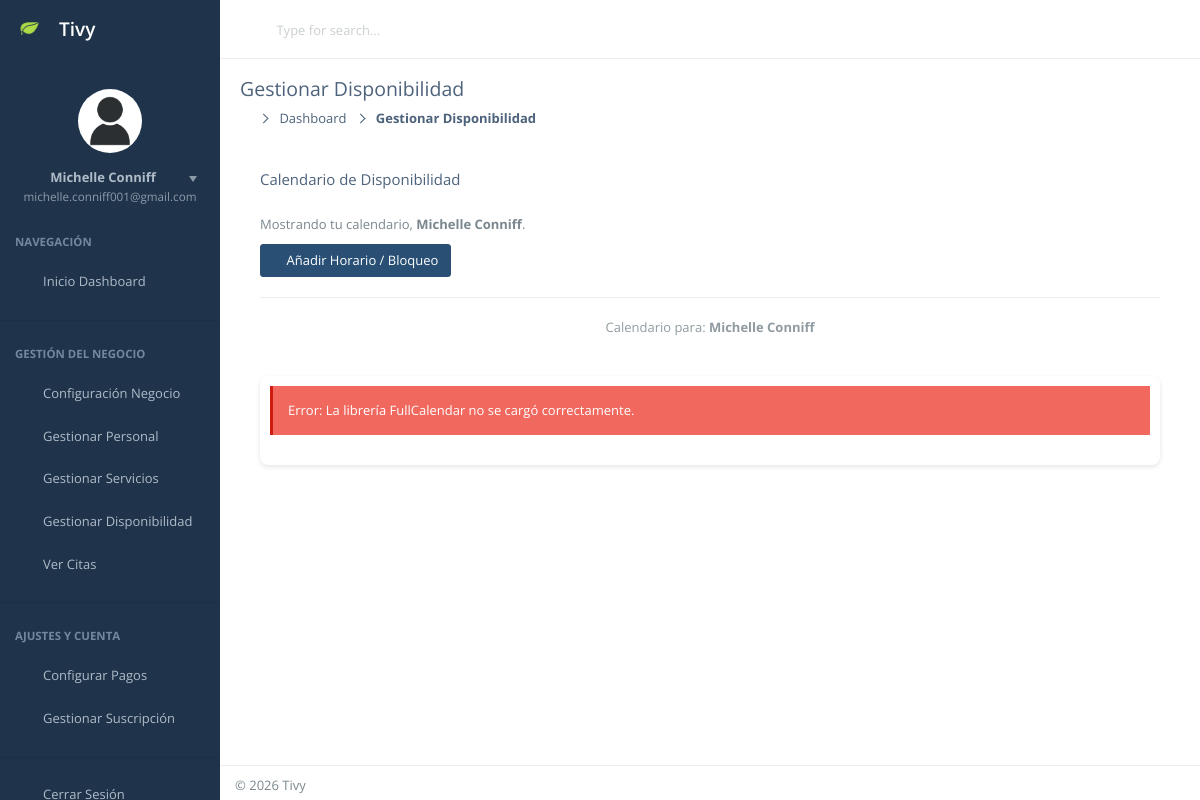
/dashboard/disponibilidad/ (signed in), run on the app's committed database.
### CoreApps/users/models.py (models this page shows, shortened)
class StaffMember(models.Model):
    business = models.ForeignKey(Business, on_delete=models.CASCADE, related_name='staff_members')
    user = models.OneToOneField(User, on_delete=models.SET_NULL, null=True, blank=True, related_name='staff_profile', help_text="Cuenta de usuario para que el personal inicie sesión (opcional).")
    name = models.CharField(max_length=150, help_text="Nombre del miembro del personal (Ej: Ana Pérez).")
    photo = models.ImageField(upload_to='staff/photos/', null=True, blank=True)
    bio = models.TextField(blank=True)
    is_active = models.BooleanField(default=True)

class User(AbstractUser):
    email = models.EmailField(unique=True, help_text="El email será el nombre de usuario único.")
    profile_image = models.ImageField(
        upload_to='users/profile_pics/',
        null=True,
        blank=True,
        help_text="Foto de perfil del usuario."
    )
    phone_number = models.CharField(max_length=20, blank=True, help_text="Número de teléfono del usuario.")
    USERNAME_FIELD = 'email'
    REQUIRED_FIELDS = ['username', 'first_name', 'last_name']

### CoreApps/main/views.py (the view)
# urls.py: path('dashboard/disponibilidad/', ManageAvailabilityView.as_view(), name='manage_availability'),
class ManageAvailabilityView(LoginRequiredMixin, TemplateView):
    template_name = 'dashboard/manage_availability.html'
    def get_context_data(self, **kwargs):
        context = super().get_context_data(**kwargs)
        user = self.request.user
        business = None
        selected_staff = None
        staff_list = []
        try:
            business = user.business_profile
            staff_list = StaffMember.objects.filter(business=business, is_active=True).order_by('name')
            staff_id_param = self.request.GET.get('staff_id')
            if staff_id_param:
                try:
                    selected_staff = staff_list.get(id=staff_id_param)
                except StaffMember.DoesNotExist:
                    messages.warning(self.request, "El miembro del personal seleccionado no es válido.")
                    selected_staff = staff_list.filter(user=user).first() or staff_list.first()
            else:
                 selected_staff = staff_list.filter(user=user).first() or staff_list.first()
            context['business'] = business
            context['staff_list'] = staff_list
            context['selected_staff'] = selected_staff
        except Business.DoesNotExist:
             messages.error(self.request, "No se encontró un negocio asociado a tu cuenta.")
        except Exception as e:
            messages.error(self.request, f"Ocurrió un error inesperado al cargar datos: {e}")
        return context

### templates/dashboard/manage_availability.html (shortened to what this page needs)
{% extends 'dashboard/dashboard_base.html' %}
{% load static %}
{% load widget_tweaks %}
{% block page_title %}Gestionar Disponibilidad{% endblock %}
{% block breadcrumb %}
    <li><a href="{% url 'dashboard' %}">Dashboard</a></li>
    <li class="active">Gestionar Disponibilidad</li>
{% endblock %}
{% block page_head %}
    <link href='https://cdn.jsdelivr.net/npm/fullcalendar@6.1.15/main.min.css' rel='stylesheet' />
{% endblock %}
{% block content %}
    <div class="panel">
        <div class="panel-heading">
            <h3 class="panel-title">Calendario de Disponibilidad</h3>
        </div>
        <div class="panel-body">
            {% if staff_list|length > 1 %}
            <div class="row mb-3 align-items-center">
                <div class="col-md-6 col-lg-4">
                    <label for="staff-select" class="form-label mb-0">Viendo calendario de:</label>
                    <select id="staff-select" class="form-control form-select">
                        {% for staff in staff_list %}
                            <option value="{{ staff.id }}" {% if selected_staff.id == staff.id %}selected{% endif %}>
                                {{ staff.name }} {% if staff.user == request.user %}(Tú){% endif %}
                            </option>
                        {% endfor %}
                    </select>
                </div>
                 <div class="col-md-6 col-lg-8 text-md-end mt-2 mt-md-0 align-self-end">
                     <button class="btn btn-primary" id="btn-add-event">
                        <i class="demo-pli-add"></i> Añadir Horario / Bloqueo
                    </button>
                 </div>
            </div>
            <hr class="mt-0">
            {% elif selected_staff %}
             <div class="d-flex justify-content-between align-items-center mb-3">
                 <p class="mb-0">Mostrando tu calendario, <strong>{{ selected_staff.name }}</strong>.</p>
                 <button class="btn btn-primary" id="btn-add-event">
                     <i class="demo-pli-add"></i> Añadir Horario / Bloqueo
                 </button>
             </div>
             <hr class="mt-0">
            {% else %}
             <div class="alert alert-warning">No se encontró personal para gestionar la disponibilidad.</div>
            {% endif %}
            {% if selected_staff %}
                <p class="text-center text-muted">Calendario para: <strong>{{ selected_staff.name }}</strong></p>
                <div id='calendar'>
                </div>
            {% endif %}
        </div>
    </div>
{% endblock %}

### templates/Nifty-template-master/menu.html (shortened to what this page needs)
{% load static %}
<nav id="mainnav-container">
    <div id="mainnav">
        <div id="mainnav-menu-wrap">
            <div class="nano">
                <div class="nano-content">
                    <div id="mainnav-profile" class="mainnav-profile">
                        <div class="profile-wrap text-center">
                            <div class="pad-btm">
                                {% if user.profile_image %}
                                    <img class="img-circle img-md" src="{{ user.profile_image.url }}" alt="Foto de perfil">
                                {% else %}
                                    <img class="img-circle img-md" src="{% static 'images/user.jpg' %}" alt="Foto de perfil por defecto">
                                {% endif %}
                            </div>
                            <a href="#profile-nav" class="box-block" data-toggle="collapse" aria-expanded="false">
                                <span class="pull-right dropdown-toggle">
                                    <i class="dropdown-caret"></i>
                                </span>
                                <p class="mnp-name">{{ user.get_full_name|default:user.username }}</p>
                                <span class="mnp-desc">{{ user.email }}</span>
                            </a>
                        </div>
                    </div>
                    <ul id="mainnav-menu" class="list-group">
                        <li class="list-header">Navegación</li>
                        <li class="{% if request.resolver_match.url_name == 'dashboard' %}active-link{% endif %}">
                            <a href="{% url 'dashboard' %}">
                                <i class="demo-pli-home"></i>
                                <span class="menu-title">Inicio Dashboard</span>
                            </a>
                        </li>
                        <li class="list-divider"></li>
                        <li class="list-header">Gestión del Negocio</li>
                        <li>
                            <a href="{% url 'business_config' %}">
                                <i class="demo-pli-gear"></i>
                                <span class="menu-title">Configuración Negocio</span>
                            </a>
                        </li>
                        <li>
                            <a href="{% url 'manage_staff' %}">
                                <i class="demo-pli-add-user-star"></i>
                                <span class="menu-title">Gestionar Personal</span>
                            </a>
                        </li>
                         <li>
                            <a href="{% url 'service_list' %}">
                                <i class="demo-pli-folder-with-document"></i>
                                <span class="menu-title">Gestionar Servicios</span>
                            </a>
                        </li>
                         <li>
                            <a href="{% url 'manage_availability' %}">
                                <i class="demo-pli-calendar-4"></i>
                                <span class="menu-title">Gestionar Disponibilidad</span>
                            </a>
                        </li>
                         <li>
                            <a href="{% url 'appointment_calendar' %}">
                                <i class="demo-pli-information"></i>
                                <span class="menu-title">Ver Citas</span>
                            </a>
                        </li>
                        <li class="list-divider"></li>
                        <li class="list-header">Ajustes y Cuenta</li>
                        {% if plan and plan.allow_payments %}
                            <li>
                                <a href="#">
                                    <i class="demo-pli-credit-card-2"></i>
                                    <span class="menu-title">Configurar Pagos</span>
                                </a>
                            </li>
                        {% else %}
                             <li class="disabled">
                                <a href="#" title="Requiere Plan Profesional o superior">
                                     <i class="demo-pli-credit-card-2"></i>
                                    <span class="menu-title">Configurar Pagos</span>
                                </a>
                            </li>
                        {% endif %}
                        <li>
                             <a href="#" class="disabled">
                                <i class="demo-pli-medal-2"></i>
                                <span class="menu-title">Gestionar Suscripción</span>
                            </a>
                        </li>
                        <li class="list-divider"></li>
                        <li>
                            <a href="{% url 'logout' %}">
                                <i class="demo-pli-unlock"></i>
                                <span class="menu-title">Cerrar Sesión</span>
                            </a>
                        </li>
                    </ul>
                </div>
            </div>
        </div>
        </div>
</nav>

### templates/dashboard/manage_availability.html (style rules this page uses)
#calendar { max-width: 1100px; margin: 40px auto; padding: 1rem; background-color: white; border-radius: 8px; box-shadow: 0 2px 5px rgba(0,0,0,0.1); }

### data on the page
StaffMember: name "Michelle Conniff"
User: get_full_name "Michelle Conniff", email "michelle.conniff001@gmail.com"
